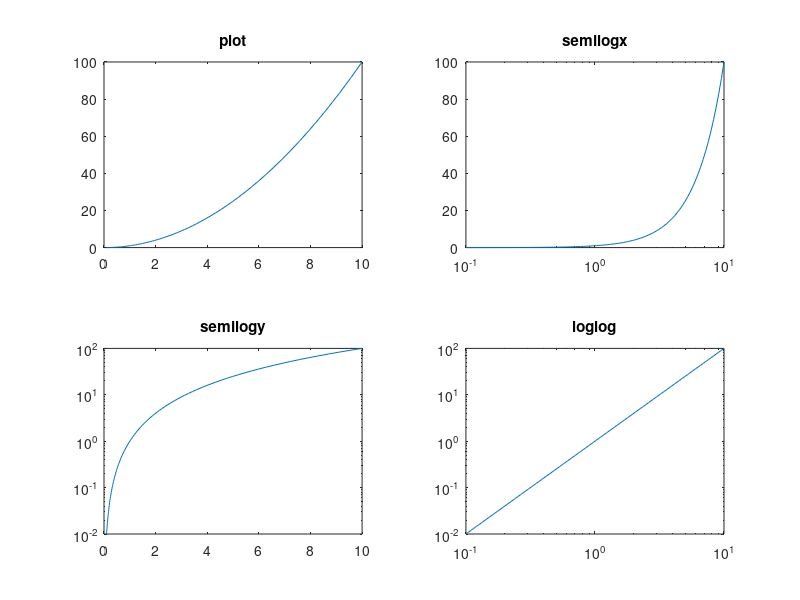

This chart was generated by the following MATLAB code:
 x=logspace(-1,1,100);
 y=x.^2;
 subplot(2,2,1);
 plot(x,y);
 title('plot');
 subplot(2,2,2);
 semilogx(x,y);
 title('semilogx');
 subplot(2,2,3);
 semilogy(x,y);
 title('semilogy');
 subplot(2,2,4);
 loglog(x,y);
 title('loglog');